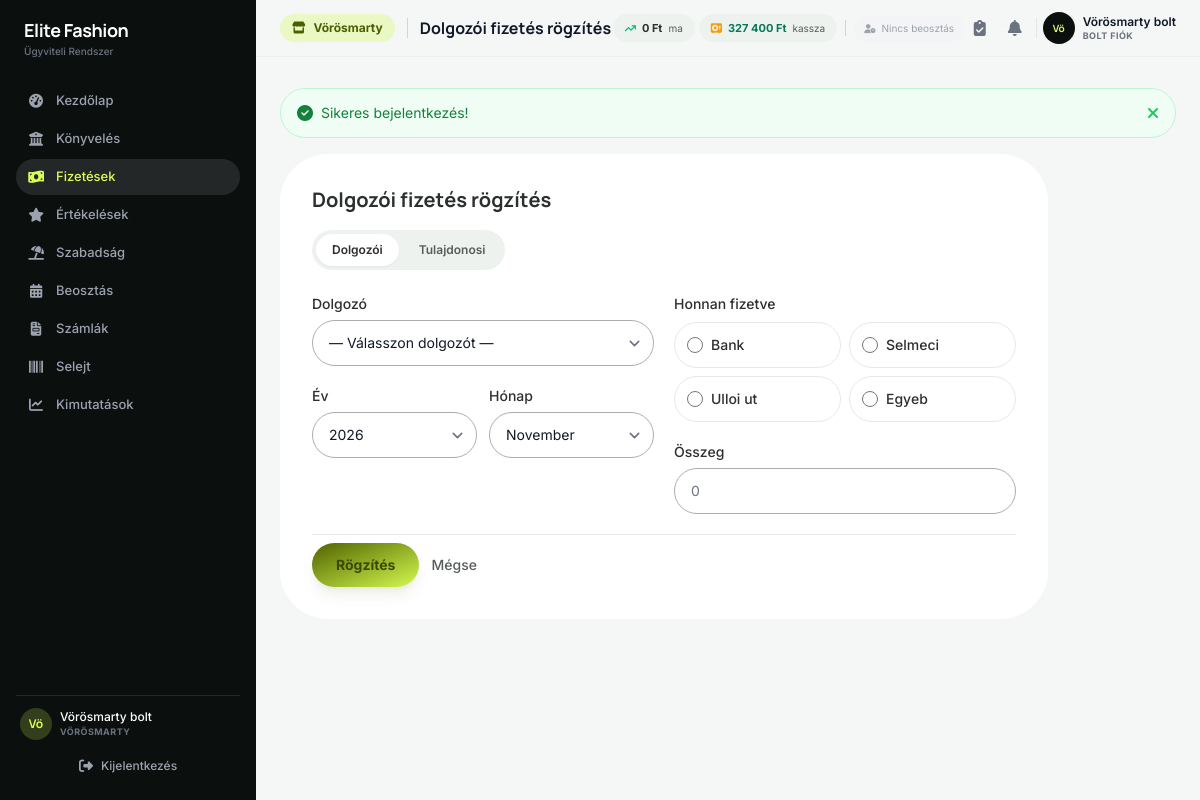
The app's page /salary/create?type=dolgozoi (signed in) with its own data.
### tables this page shows
CREATE TABLE `users` (
  `id` int(10) unsigned NOT NULL AUTO_INCREMENT,
  `name` varchar(255) NOT NULL,
  `email` varchar(255) NOT NULL,
  `password` varchar(255) NOT NULL,
  `role` enum('tulajdonos','bolt','konyvelo') NOT NULL DEFAULT 'bolt',
  `store_id` int(10) unsigned DEFAULT NULL,
  `is_active` tinyint(1) NOT NULL DEFAULT 1,
  `remember_token` varchar(64) DEFAULT NULL,
  `avatar` varchar(255) DEFAULT NULL,
  `created_at` timestamp NOT NULL DEFAULT current_timestamp(),
  `updated_at` timestamp NOT NULL DEFAULT current_timestamp() ON UPDATE current_timestamp(),
  PRIMARY KEY (`id`),
  UNIQUE KEY `email` (`email`),
  KEY `store_id` (`store_id`),
  CONSTRAINT `users_ibfk_1` FOREIGN KEY (`store_id`) REFERENCES `stores` (`id`) ON DELETE SET NULL
);

CREATE TABLE `stores` (
  `id` int(10) unsigned NOT NULL AUTO_INCREMENT,
  `name` varchar(255) NOT NULL,
  `created_at` timestamp NOT NULL DEFAULT current_timestamp(),
  `updated_at` timestamp NOT NULL DEFAULT current_timestamp() ON UPDATE current_timestamp(),
  PRIMARY KEY (`id`)
);

### app/Views/salary/form.php (the view, shortened to what the rows shown need)
<?php
$type = $data['type'] ?? 'dolgozoi';
$inputCls = 'w-full px-4 py-3 border border-outline-variant rounded-xl text-sm focus:ring-2 focus:ring-primary-container focus:border-primary bg-surface-container-lowest';
$months = [
    1 => 'Január', 2 => 'Február', 3 => 'Március',
    4 => 'Április', 5 => 'Május', 6 => 'Június',
    7 => 'Július', 8 => 'Augusztus', 9 => 'Szeptember',
    10 => 'Október', 11 => 'November', 12 => 'December',
];
?>
<div class="max-w-3xl">
    <div class="bg-surface-container-lowest rounded-xl p-6 sm:p-8">
        <h3 class="font-heading font-bold text-on-surface text-xl mb-4">
            <?= $type === 'tulajdonosi' ? 'Tulajdonosi fizetés rögzítés' : 'Dolgozói fizetés rögzítés' ?>
        </h3>
        <div class="flex gap-1 bg-surface-container-low p-1 rounded-lg w-fit mb-6">
            <a href="<?= base_url('/salary/create?type=dolgozoi') ?>"
               class="px-4 py-2 rounded-lg text-xs font-semibold transition-all <?= $type === 'dolgozoi' ? 'bg-surface-container-lowest text-on-surface shadow-sm' : 'text-on-surface-variant hover:text-on-surface' ?>">
                Dolgozói
            </a>
            <a href="<?= base_url('/salary/create?type=tulajdonosi') ?>"
               class="px-4 py-2 rounded-lg text-xs font-semibold transition-all <?= $type === 'tulajdonosi' ? 'bg-surface-container-lowest text-on-surface shadow-sm' : 'text-on-surface-variant hover:text-on-surface' ?>">
                Tulajdonosi
            </a>
        </div>
        <form method="POST" action="<?= base_url('/salary') ?>" class="space-y-5">
            <div class="grid grid-cols-1 md:grid-cols-2 gap-5">
                <div class="space-y-5">
                    <?php if ($type === 'tulajdonosi'): ?>
                    <div>
                        <label class="block text-sm font-medium text-on-surface mb-2">Tulajdonos</label>
                        <div class="flex gap-3">
                            <?php foreach (OwnerPayment::OWNERS as $key => $label): ?>
                            <label class="flex-1 flex items-center justify-center gap-2 cursor-pointer p-3 rounded-lg hover:bg-surface-container-low transition-colors border border-surface-container text-center">
                                <input type="radio" name="owner_name" value="<?= e($key) ?>" <?= old('owner_name') === $key ? 'checked' : '' ?>
                                       class="h-4 w-4 text-primary border-outline focus:ring-primary-container" required>
                                <span class="text-sm font-medium text-on-surface"><?= e($label) ?></span>
                            </label>
                            <?php endforeach; ?>
                        </div>
                    </div>
                    <?php else: ?>
                    <div>
                        <label class="block text-sm font-medium text-on-surface mb-1.5">Dolgozó</label>
                        <select name="employee_id" class="<?= $inputCls ?>" required>
                            <option value="">— Válasszon dolgozót —</option>
                        </select>
                    </div>
                    <?php endif; ?>
                    <div class="grid grid-cols-2 gap-3">
                        <div>
                            <label class="block text-sm font-medium text-on-surface mb-1.5">Év</label>
                            <select name="year" class="<?= $inputCls ?>" required>
                                <?php for ($y = 2030; $y >= 2017; $y--): ?>
                                    <option value="<?= $y ?>" <?= (old('year', (string)date('Y'))) == $y ? 'selected' : '' ?>><?= $y ?></option>
                                <?php endfor; ?>
                            </select>
                        </div>
                        <div>
                            <label class="block text-sm font-medium text-on-surface mb-1.5">Hónap</label>
                            <select name="month" class="<?= $inputCls ?>" required>
                                <?php foreach ($months as $num => $name): ?>
                                    <option value="<?= $num ?>" <?= (old('month', (string)date('n'))) == $num ? 'selected' : '' ?>><?= e($name) ?></option>
                                <?php endforeach; ?>
                            </select>
                        </div>
                    </div>
                </div>
                <div class="space-y-5">
                    <div>
                        <label class="block text-sm font-medium text-on-surface mb-2">Honnan fizetve</label>
                        <div class="grid grid-cols-2 gap-2">
                            <?php $sources = $type === 'tulajdonosi' ? OwnerPayment::SOURCES : SalaryPayment::SOURCES; ?>
                            <?php foreach ($sources as $key => $label): ?>
                            <label class="flex items-center gap-2 cursor-pointer p-3 rounded-lg hover:bg-surface-container-low transition-colors border border-surface-container">
                                <input type="radio" name="source" value="<?= $key ?>" <?= old('source') === $key ? 'checked' : '' ?>
                                       class="h-4 w-4 text-primary border-outline focus:ring-primary-container" required>
                                <span class="text-sm font-medium text-on-surface"><?= e($label) ?></span>
                            </label>
                            <?php endforeach; ?>
                        </div>
                    </div>
                    <div>
                        <label class="block text-sm font-medium text-on-surface mb-1.5">Összeg</label>
                        <input type="number" name="amount" step="1" min="1" value="<?= e(old('amount')) ?>"
                               class="<?= $inputCls ?>" placeholder="0" required>
                    </div>
                </div>
            </div>
            <div class="flex items-center gap-3 pt-2 border-t border-surface-container">
                <button type="submit" class="px-6 py-3 bg-gradient-to-br from-primary to-primary-container text-on-primary-fixed font-bold rounded-full text-sm shadow-lg shadow-primary/10 hover:shadow-primary/20 transition-all">
                    Rögzítés
                </button>
                <a href="<?= base_url('/salary?tab=' . $type) ?>" class="text-on-surface-variant hover:text-on-surface text-sm font-medium">Mégse</a>
            </div>
        </form>
    </div>
</div>

### app/Views/partials/sidebar.php (shortened to what the rows shown need)
<?php
$currentUser = Auth::user();
$isOwner = Auth::isOwner();
$isAccountant = Auth::isAccountant();
if ($isOwner && !TabPermission::hasAnyPermissions($currentUser['id'])) {
    $visibleTabs = array_keys(TabPermission::TABS);
} else {
    $visibleTabs = TabPermission::getVisibleTabs($currentUser['id']);
}
$visibleTabs = array_filter($visibleTabs, fn($t) => $t !== 'chat');
$activeTab = $data['activeTab'] ?? '';
?>
<aside id="sidebar" class="fixed left-0 top-0 h-screen w-64 bg-sidebar flex flex-col px-4 py-4 z-40 transform -translate-x-full lg:translate-x-0 transition-transform duration-300">
    <div class="mb-6 px-2">
        <h1 class="text-lg font-heading font-bold text-white tracking-tight">Elite Fashion</h1>
        <p class="text-[10px] text-gray-500 font-medium">Ügyviteli Rendszer</p>
    </div>
    <nav class="flex-grow space-y-0.5 overflow-y-auto">
        <?php foreach (TabPermission::TABS as $slug => $tab): ?>
            <?php if (!in_array($slug, $visibleTabs)) continue; ?>
            <?php
                $isActive = ($activeTab === $slug);
                $href = match($slug) {
                    'dashboard'  => '/',
                    'konyveles'  => '/finance',
                    'fizetes'    => '/salary',
                    'ertekeles'  => '/evaluations',
                    'szabadsag'  => '/vacation',
                    'beosztas'   => '/schedule',
                    'szamlak'    => '/invoices',
                    'selejt'     => '/defects',
                    'kimutat'        => '/finance/summary',
                    'konyvelo_docs'  => '/accounting',
                    default          => '#',
                };
            ?>
            <a href="<?= base_url($href) ?>"
               class="flex items-center gap-3 px-3 py-2 text-[13px] font-medium rounded-lg transition-colors duration-200
                      <?= $isActive
                          ? 'bg-white/10 text-accent'
                          : 'text-gray-400 hover:bg-white/5 hover:text-gray-200' ?>">
                <i class="fa-solid <?= $tab['icon'] ?> text-sm w-4 text-center"></i>
                <?= $tab['label'] ?>
            </a>
        <?php endforeach; ?>
    </nav>
    <div class="mt-auto pt-3 border-t border-white/10">
        <div class="flex items-center gap-2 mb-2 px-1">
            <div class="h-8 w-8 rounded-full bg-accent/20 flex items-center justify-center text-accent font-heading font-bold text-xs">
                <?= e(mb_substr($currentUser['name'], 0, 2)) ?>
            </div>
            <div class="flex-grow overflow-hidden">
                <p class="text-white text-xs font-medium truncate"><?= e($currentUser['name']) ?></p>
                <p class="text-gray-500 text-[9px] uppercase tracking-wider font-bold">
                    <?= $isOwner ? 'Tulajdonos' : ($isAccountant ? 'Könyvelő' : e($currentUser['store_name'] ?? 'Bolt')) ?>
                </p>
            </div>
        </div>
        <form method="POST" action="<?= base_url('/logout') ?>">
            <button type="submit"
                    class="w-full flex items-center justify-center gap-2 px-3 py-2 text-gray-400 hover:text-red-400 hover:bg-white/5 rounded-lg text-xs font-medium transition-colors">
                <i class="fa-solid fa-right-from-bracket text-sm"></i>
                Kijelentkezés
            </button>
        </form>
    </div>
</aside>

### app/Views/partials/header.php (shortened to what the rows shown need)
<?php
$currentUser = Auth::user();
$isOwner = Auth::isOwner();
$db = Database::getInstance();
if ($isOwner) {
    $_navStoreCount = (int)$db->query('SELECT COUNT(*) FROM stores')->fetchColumn();
    $_navEmpCount = (int)$db->query("SELECT COUNT(*) FROM employees WHERE is_active = 1")->fetchColumn();
    $_navTodayStmt = $db->prepare("SELECT COALESCE(SUM(amount), 0) FROM financial_records WHERE record_date = CURDATE() AND purpose IN ('napi_keszpenz','napi_bankkartya')");
    $_navTodayStmt->execute();
    $_navTodayRevenue = (float)$_navTodayStmt->fetchColumn();
    $_navWorkers = $db->query(
        "SELECT s.name as store_name, GROUP_CONCAT(e.name ORDER BY e.name SEPARATOR ', ') as workers
         FROM schedules sc
         JOIN stores s ON sc.store_id = s.id
         JOIN employees e ON sc.employee_id = e.id
         WHERE sc.work_date = CURDATE()
         GROUP BY s.id, s.name ORDER BY s.name"
    )->fetchAll();
} else {
    $storeId = Auth::storeId();
    $_navTodayStmt = $db->prepare("SELECT COALESCE(SUM(amount), 0) FROM financial_records WHERE store_id = :s AND record_date = CURDATE() AND purpose IN ('napi_keszpenz','napi_bankkartya')");
    $_navTodayStmt->execute(['s' => $storeId]);
    $_navTodayRevenue = (float)$_navTodayStmt->fetchColumn();
    $_navKasszaStmt = $db->prepare("SELECT
        COALESCE(SUM(CASE WHEN purpose IN ('kassza_nyito','befizetes_bankbol','befizetes_boltbol','napi_keszpenz','selejt_befizetes') THEN amount ELSE 0 END),0)
        - COALESCE(SUM(CASE WHEN purpose IN ('meretre_igazitas','tankolas','munkaber','egyeb_kifizetes','szamla_kifizetes','bank_kifizetes') THEN amount ELSE 0 END),0)
        FROM financial_records WHERE store_id = :s");
    $_navKasszaStmt->execute(['s' => $storeId]);
    $_navKassza = (float)$_navKasszaStmt->fetchColumn();
}
?>
<header class="fixed top-0 right-0 w-full lg:w-[calc(100%-16rem)] z-20 bg-surface/80 backdrop-blur-xl border-b border-gray-200/50">
    <div class="flex items-center justify-between px-4 sm:px-6 py-2">
        <div class="flex items-center gap-3">
            <?php if (!$isOwner && !empty($currentUser['store_name'])): ?>
            <div class="flex items-center gap-2 bg-primary-container/30 px-3 py-1.5 rounded-full">
                <i class="fa-solid fa-store text-xs text-on-primary-container"></i>
                <span class="text-xs font-bold text-on-primary-container"><?= e($currentUser['store_name']) ?></span>
            </div>
            <?php endif; ?>
            <h2 class="font-heading font-bold text-base text-gray-900"><?= e($data['pageTitle'] ?? '') ?></h2>
        </div>
        <div class="hidden md:flex items-center gap-1">
            <div class="flex items-center gap-1.5 px-3 py-1.5 bg-surface-container-low rounded-full">
                <i class="fa-solid fa-arrow-trend-up text-[10px] text-emerald-500"></i>
                <span class="text-[11px] font-bold text-on-surface"><?= format_money($_navTodayRevenue) ?></span>
                <span class="text-[10px] text-on-surface-variant">ma</span>
            </div>
            <?php if (!$isOwner && isset($_navKassza)): ?>
            <div class="flex items-center gap-1.5 px-3 py-1.5 bg-surface-container-low rounded-full">
                <i class="fa-solid fa-vault text-[10px] text-amber-500"></i>
                <span class="text-[11px] font-bold <?= $_navKassza >= 0 ? 'text-emerald-700' : 'text-red-600' ?>"><?= format_money($_navKassza) ?></span>
                <span class="text-[10px] text-on-surface-variant">kassza</span>
            </div>
            <?php endif; ?>
            <?php if ($isOwner && !empty($_navWorkers)): ?>
                <?php foreach ($_navWorkers as $sw): ?>
                <div class="flex items-center gap-1.5 px-2.5 py-1.5 bg-blue-50 rounded-full">
                    <i class="fa-solid fa-user-clock text-[9px] text-blue-500"></i>
                    <span class="text-[10px] font-bold text-blue-700"><?= e($sw['store_name']) ?>:</span>
                    <span class="text-[10px] text-blue-600"><?= e($sw['workers']) ?></span>
                </div>
                <?php endforeach; ?>
            <?php else: ?>
                <div class="flex items-center gap-1.5 px-2.5 py-1.5 bg-gray-100 rounded-full">
                    <i class="fa-solid fa-user-clock text-[9px] text-gray-400"></i>
                    <span class="text-[10px] text-gray-400">Nincs beosztás</span>
                </div>
            <?php endif; ?>
        </div>
        <div class="flex items-center gap-1.5">
            <div class="relative" id="task-wrapper">
                <button class="relative p-2 text-gray-500 hover:bg-gray-200/50 rounded-xl transition-colors" id="task-btn" onclick="toggleTaskDropdown()">
                    <i class="fa-solid fa-clipboard-check"></i>
                </button>
            </div>
            <button class="relative p-2 text-gray-500 hover:bg-gray-200/50 rounded-xl transition-colors" id="notification-btn">
                <i class="fa-solid fa-bell"></i>
            </button>
            <div class="flex items-center gap-2">
                <div class="h-8 w-8 rounded-full bg-sidebar text-accent flex items-center justify-center font-heading font-bold text-[10px]">
                    <?= e(mb_substr($currentUser['name'], 0, 2)) ?>
                </div>
                <div class="hidden sm:block">
                    <p class="text-xs font-semibold text-gray-900 leading-tight"><?= e($currentUser['name']) ?></p>
                    <p class="text-[9px] text-gray-500 uppercase tracking-wider font-bold">
                        <?= $isOwner ? 'Tulajdonos' : (Auth::isAccountant() ? 'Könyvelő' : 'Bolt fiók') ?>
                    </p>
                </div>
            </div>
        </div>
    </div>
</header>

### records on screen
users: name "Vö", name "Vörösmarty bolt", store.name "VÖRÖSMARTY", store.name "Vörösmarty"

### other values on screen
$tab['label'] "Kezdőlap"
$tab['label'] "Könyvelés"
$tab['label'] "Fizetések"
$tab['label'] "Értékelések"
$tab['label'] "Szabadság"
$tab['label'] "Beosztás"
$tab['label'] "Számlák"
$tab['label'] "Selejt"
$tab['label'] "Kimutatások"
$data['pageTitle'] "Dolgozói fizetés rögzítés"
format_money($_navTodayRevenue) "0 Ft"
format_money($_navKassza) "327 400 Ft"
$success "Sikeres bejelentkezés!"
$label "Bank"
$label "Selmeci"
